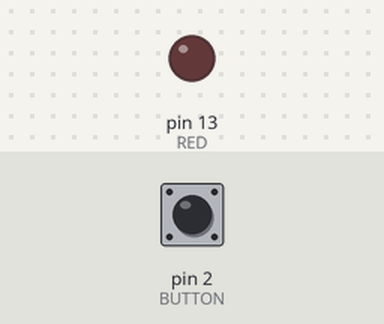
The sketch below on a simulated Arduino Uno, built with avr-gcc and run on an emulated ATmega328P. Shown: output pins drawn as LEDs (lit = HIGH). Inputs (shaded band) come from the test bench; at power-on: pin 2 (BUTTON) HIGH.

Above: at 1.2 s.
1.3 s: pin 2 (BUTTON) pulled LOW for 0.15 s
At 2.0 s:
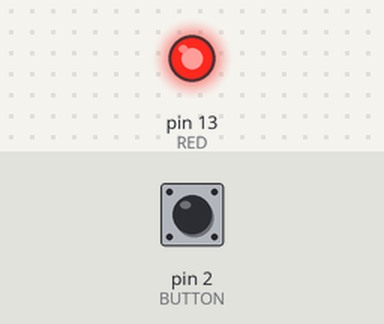
Timing chart, 0 to 4.3 s (numbered marks = the images above; inputs shaded):
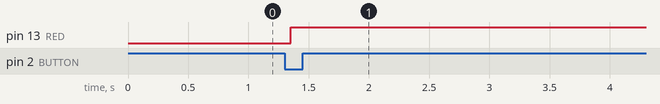

The sketch:

5_Debounce_3LED.ino
```cpp
int RED = 13; int GREEN = 12; int BLUE = 11;
int BUTTON = 2;
int count = 0; //버튼 눌려져있는지 확인
int flag= 0;

int SW_chk(){
  int key = !digitalRead(BUTTON);
  if(key==0){ //버튼 안눌림 상태
    if(flag==0) return 0; //기존 버튼 안눌림 상태 -> 변화 X
    else{ //기존 버튼 눌림 상태 -> 안눌림(0)으로 변환(flag) 후, key(=0) return
      delay(20);
      flag = 0;
      return key;
    }
  }
  else{ //버튼 눌림 상태
    if(flag==1) return 0; //기존 눌린 상태 -> 변화 X
    else{ //기존 안눌린 상태 -> 눌림(1) 변환(flag) 후, key(=1) return
      delay(50);
      flag = 1;
      return key;
    }
  }
}
void setup() {
  pinMode(RED, OUTPUT);
  pinMode(BUTTON, INPUT_PULLUP);
}

void loop() {
  if(SW_chk()==1){
    count++;
    if(count>3){
      count=0;
    }
  }

  if(count==0){
    digitalWrite(RED,LOW);
    digitalWrite(GREEN,LOW);
    digitalWrite(BLUE,LOW);
  }
  else if(count==1)
    digitalWrite(RED,HIGH);
  else if(count==2)
    digitalWrite(GREEN,HIGH);
  else if(count==3)
    digitalWrite(BLUE,HIGH);
}
```

Measured:
- after the input at 1.3 s, pin 13 (RED): LOW → HIGH after 0.05 s
